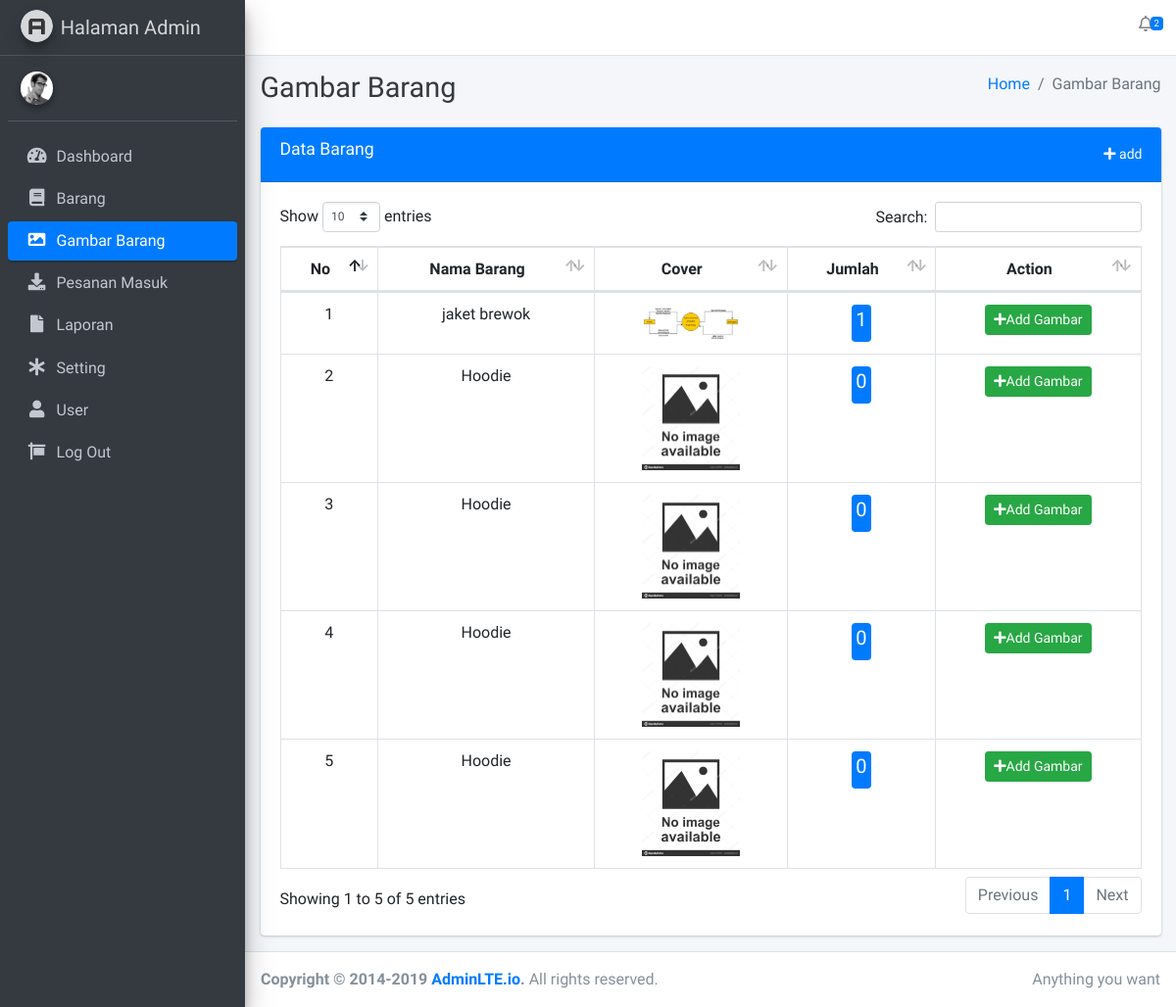
The app's page /gambarbarang with its own data.
### tables this page shows
CREATE TABLE `tbl_barang` (
  `id_barang` int(12) NOT NULL,
  `nama_barang` varchar(100) NOT NULL,
  `harga` int(20) NOT NULL,
  `total_stok` int(12) DEFAULT NULL,
  `stok_s` int(20) NOT NULL,
  `stok_l` int(20) NOT NULL,
  `stok_m` int(20) NOT NULL,
  `stok_xl` int(20) NOT NULL,
  `deskripsi` text NOT NULL,
  `gambar` text NOT NULL,
  `berat` int(12) NOT NULL
);

### application/views/layout/v_content.php (called while the page is built)
<?php
if($isi){
    $this->load->view($isi);
}
?>

### application/views/layout/v_wrapper_backend.php (called while the page is built)
<?php
require_once('v_head.php');
require_once('v_header_backend.php');
require_once('v_nav_backend.php');
require_once('v_content.php');
require_once('v_footer_backend.php');
?>

### application/controllers/gambarbarang.php (called while the page is built, shortened)
<?php
class Gambarbarang extends CI_Controller
{
    public function __construct()
    {
        $this->load->model('m_gambarbarang');
        $this->load->model('m_admin');
        $this->load->model('m_barang');
    }
    public function index($offset = 0)
    {
        $data = array(
            'title' => 'Gambar Barang',
            'pesanan_masuk_notif' => $this->m_admin->pesanan_masuk_notif(),
            'gambarbarang' => $this->m_gambarbarang->get_all_data(),
            'isi'   => 'admin/gambarbarang/v_index',
        );
        $this->load->view('layout/v_wrapper_backend', $data, FALSE);
    }
}

### index.php (called while the page is built, shortened)
<?php
require_once BASEPATH.'core/CodeIgniter.php';

### application/models/M_admin.php (called while the page is built, shortened)
<?php
class M_admin extends CI_Model
{
    public function pesanan_masuk_notif()
    {
        $this->db->where('status_bayar=0');
        return $this->db->get('tbl_transaksi')->num_rows();
    }
}
?>

### application/models/M_gambarbarang.php (called while the page is built, shortened)
<?php
class M_gambarbarang extends CI_Model
{
    public function get_all_data()
    {
        $this->db->select('tbl_barang.*, COUNT(tbl_gambar.id_gambar) total_gambar');
        $this->db->from('tbl_barang');
        $this->db->join('tbl_gambar','tbl_gambar.id_barang = tbl_barang.id_barang','left');
        $this->db->group_by('tbl_barang.id_barang');
        $this->db->order_by('tbl_barang.id_barang','desc');
        return $this->db->get()->result();
    }
}
?>

### application/views/admin/gambarbarang/v_index.php (the view, shortened to what this page needs)
<div class="col-md-12">
    <div class="card card-primary">
        <div class="card-header">
            <h3 class="card-title">Data Barang</h3>
            <div class="card-tools">
                <a href="<?= base_url('barang/add') ?>" type="button" class="btn btn-primary btn-sm"><i class="fas fa-plus"></i>
                    add</a>
            </div>
        </div>
        <div class="card-body">
            <table class="table table-bordered" id="example1">
                <thead>
                    <tr class="text-center">
                        <th class="text-center">No</th>
                        <th class="text-center">Nama Barang</th>
                        <th class="text-center">Cover</th>
                        <th class="text-center">Jumlah</th>
                        <th class="text-center">Action</th>
                    </tr>
                </thead>
                <tbody>
                    <?php $no = 1;
                    foreach ($gambarbarang as $key => $value) { ?>
                        <tr>
                            <td class="text-center"><?= $no++ ?></td>
                            <td class="text-center"><?= $value->nama_barang ?></td>
                            <td class="text-center"> <img src="<?= base_url('assets/gambar/') . $value->gambar ?>" width="100px"> </td>
                            <td class="text-center" > <span class="badge bg-primary"><h5><?= $value->total_gambar ?></h5></span></td>
                            <td class="text-center">
                                <a href="<?= base_url('gambarbarang/add/'. $value->id_barang) ?>" class="btn btn-success btn-sm"><i class="fas fa-plus"></i>Add Gambar</a>
                            </td>
                        </tr>
                    <?php } ?>
                </tbody>
            </table>
        </div>
    </div>
</div>

### records on screen
tbl_barang: nama_barang "jaket brewok", gambar (picture), total_gambar "1"
tbl_barang: nama_barang "Hoodie", gambar (placeholder picture), total_gambar "0"
tbl_barang: nama_barang "Hoodie", gambar (placeholder picture), total_gambar "0"
tbl_barang: nama_barang "Hoodie", gambar (placeholder picture), total_gambar "0"
tbl_barang: nama_barang "Hoodie", gambar (placeholder picture), total_gambar "0"

### other values on screen
$pesanan_masuk_notif "2"
$title "Gambar Barang"
